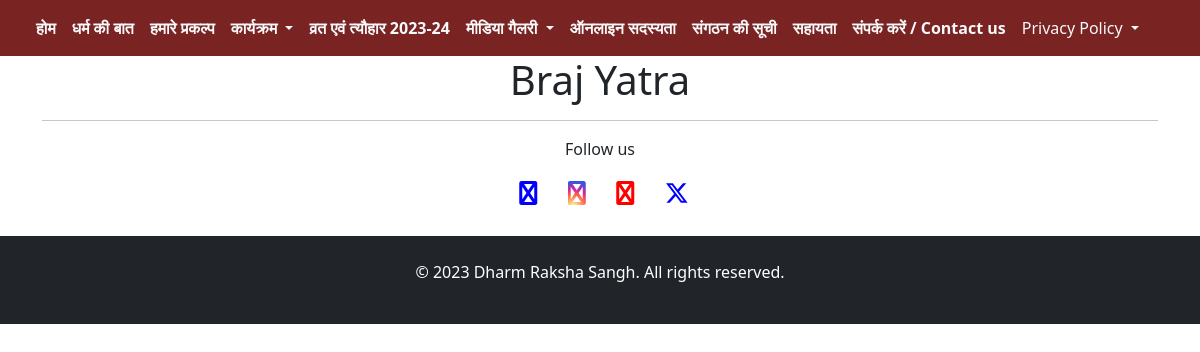
/services/braj_yatra_place/1/, run on an earlier commit of the app's database.
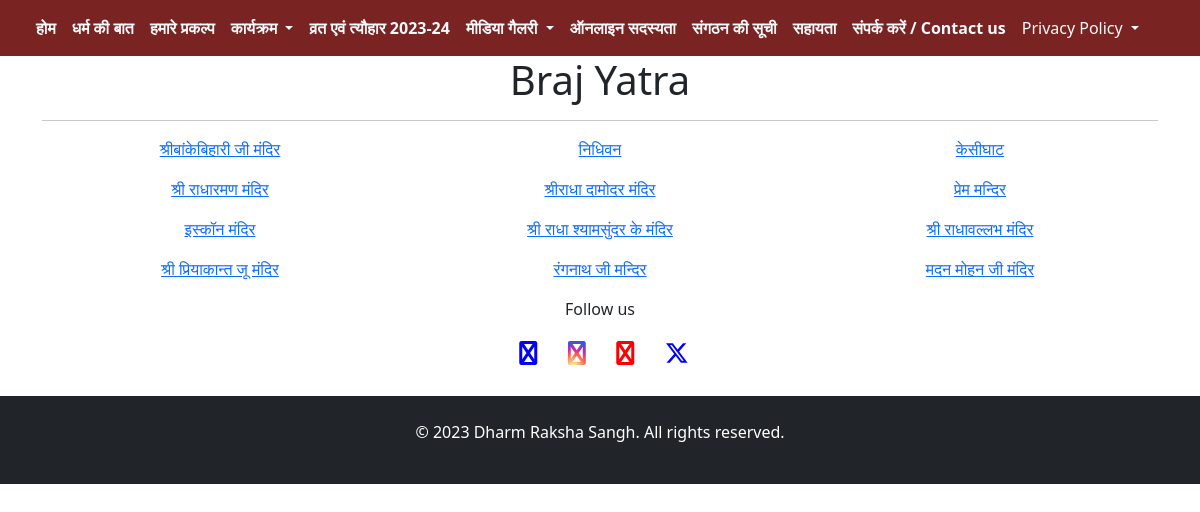
And on a later commit of the database.
### services/models.py (models this page shows, shortened)
class BrajYatraDetails(models.Model):
    place = models.ForeignKey(Place, on_delete=models.CASCADE, null=True)
    temple_name = models.CharField(max_length=500, null=True, blank=True)
    desc = models.TextField(null=True, blank=True)
    image = models.FileField(upload_to='braj_yatra', null=True, blank=True)
    other_img1 = models.FileField(upload_to='braj_yatra', null=True, blank=True, default=None)
    other_img2 = models.FileField(upload_to='braj_yatra', null=True, blank=True, default=None)
    other_img3 = models.FileField(upload_to='braj_yatra', null=True, blank=True, default=None)

### services/views.py (the view)
# urls.py: path('braj_yatra_place/<int:id>/', views.braj_yatra_place, name='braj_yatra_place'),
def braj_yatra_place(request, id):
    yatra = BrajYatraDetails.objects.filter(place_id=id)
    context = {
        'yatra': yatra,
    }
    return render(request, 'braj_yatra_place.html', context)

### services/templates/braj_yatra_place.html (shortened to what this page needs)
{% extends "navbar.html" %}
{% block services %}
<div class="container text-center">
    <h1>Braj Yatra</h1>
    <hr>
    <div class="row">
        {% for yatra in yatra %}
                <div class="col-lg-4 mb-3">
                    <a href="/services/temple_details/{{yatra.id}}/">{{yatra.temple_name}}</a>
                </div>
        {% endfor %}
    </div>
</div>
{% endblock services %}

What changed in the data, as far as the page shows it:
added BrajYatraDetails: temple_name "श्रीबांकेबिहारी जी मंदिर"
added BrajYatraDetails: temple_name "निधिवन"
added BrajYatraDetails: temple_name "केसीघाट"
added BrajYatraDetails: temple_name "श्री राधारमण मंदिर"
added BrajYatraDetails: temple_name "श्रीराधा दामोदर मंदिर"
added BrajYatraDetails: temple_name "प्रेम मन्दिर"
added BrajYatraDetails: temple_name "इस्कॉन मंदिर"
added BrajYatraDetails: temple_name "श्री राधा श्यामसुंदर के मंदिर"
added BrajYatraDetails: temple_name "श्री राधावल्लभ मंदिर"
added BrajYatraDetails: temple_name "श्री प्रियाकान्त जू मंदिर"
added BrajYatraDetails: temple_name "रंगनाथ जी मन्दिर"
added BrajYatraDetails: temple_name "मदन मोहन जी मंदिर"
